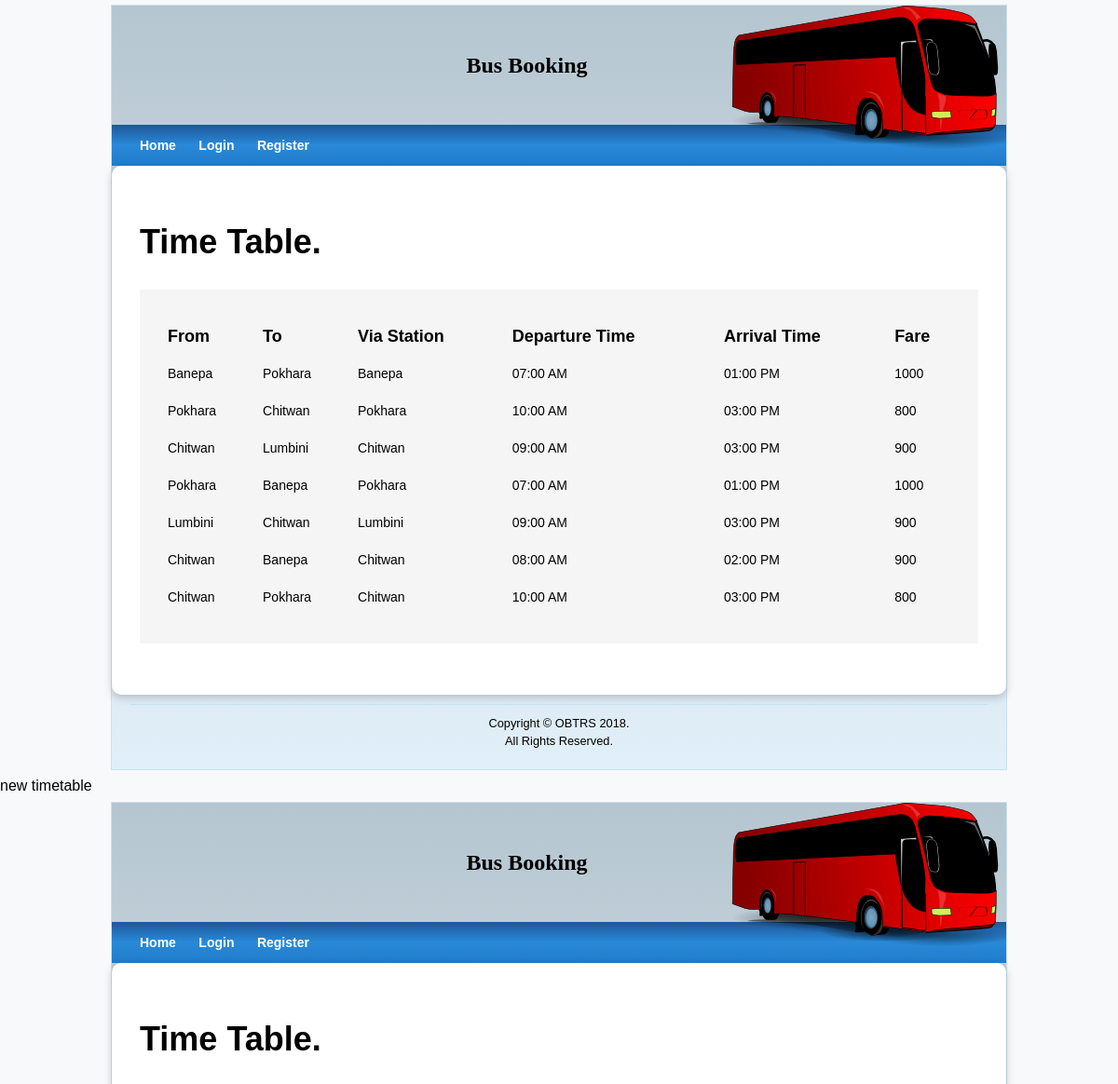
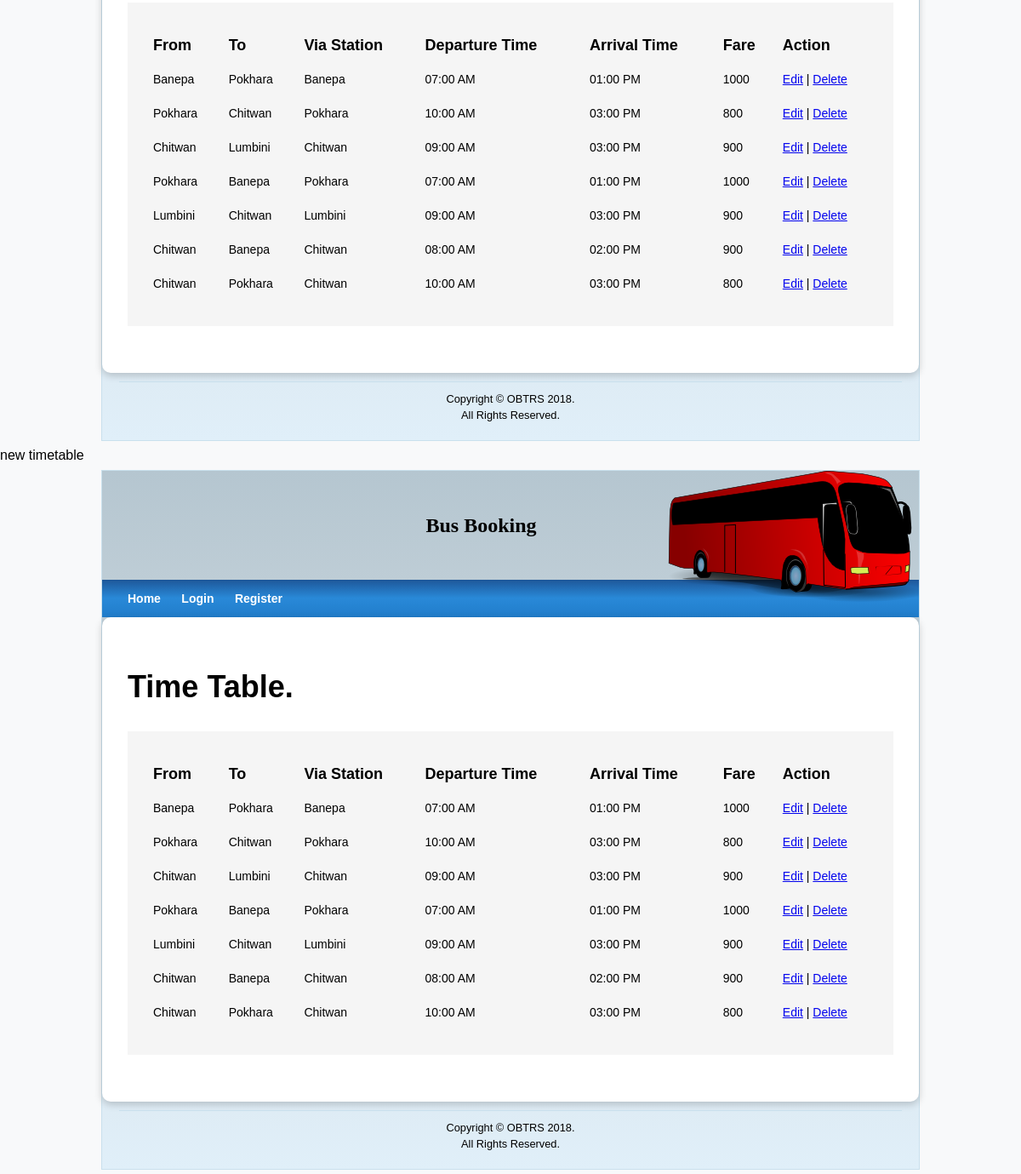
The page /process_timetable.php on the database its author committed (2 pictures, top to bottom).
### tables this page shows
CREATE TABLE `time_table` (
  `route_id` int(11) NOT NULL,
  `departure_station` varchar(50) NOT NULL,
  `arrival_station` varchar(50) NOT NULL,
  `via_station` varchar(50) NOT NULL,
  `departure_time` varchar(50) NOT NULL,
  `arrival_time` varchar(50) NOT NULL,
  `rent` int(11) NOT NULL
);

### process_timetable.php (the view, shortened to what this page needs)
<?php
    include 'server.php';
?>
<!DOCTYPE html>
<html lang="en" class="js csstransitions">
<head>
    <link rel="stylesheet" href="assets/css/normalize.css" />
    <link href="assets/css/index.css" type="text/css" rel="stylesheet" />
    <link href="assets/css/normalize.css" type="text/css" rel="stylesheet" />
</head>
<body>
    <div id="pagewrapper">
        <div id="topbg"></div>
        <div id="systemName">
            <h1>Bus Booking</h1>
        </div>
        <div id="header">
            <div id="mainmenu">
                <header>
                    <ul>
                        <li><a href="index.php">Home</a></li>
                        <li><a href="login.php">Login</a></li>
                        <li><a href="register.php">Register</a></li>
                    </ul>
                </header>
            </div>
        </div>
        <div id="content">
            <div class="row" style="margin: 25px 0;">
                <h1> Time Table.</h1>
                <table border="0" class="busdataarea" cellpadding="0" cellspacing="20" style="width:100%; margin: 0; float:none; padding: 20px 10px;">
                    <thead style="text-align: left;">
                        <tr>
                            <th>From</th>
                            <th>To</th>
                            <th>Via Station</th>
                            <th>Departure Time</th>
                            <th>Arrival Time</th>
                            <th>Fare</th>
                        </tr>
                    </thead>
                    <?php
                    $sql = "SELECT * FROM `time_table`";
                    $run = mysqli_query($db,$sql);
                    $rows = mysqli_num_rows($run);
                    if($rows>0){
                        while($data = mysqli_fetch_object($run)){
                            echo "<td>".$data -> departure_station."</td>";
                            echo "<td>".$data -> arrival_station."</td>";
                            echo "<td>".$data -> via_station."</td>";
                            if(empty($data -> departure_time)){
                                $departure_time = "--:-- AM";
                            }else{
                                $departure_time = date('h:i A', strtotime($data -> departure_time));
                            }
                            echo "<td>".$departure_time."</td>";
                            if(empty($data -> arrival_time)){
                                $arrival_time = "--:-- PM";
                            }else{
                                $arrival_time = date('h:i A', strtotime($data -> arrival_time));
                            }
                            echo "<td>".$arrival_time."</td>";
                            echo "<td>".$data -> rent."</td></tr>";
                        }
                    }
                    else{
                            echo "<td colspan='5'> No data found </td><br/>";
                        }
                    ?>
                </table>
            </div>
        </div>
        <div id="footer">
            Copyright © OBTRS 2018.<br> All Rights Reserved.
        </div>
    </div>
</body>
</html>
<?php
    include 'server.php';
?>
<!DOCTYPE html>
<html lang="en" class="js csstransitions">
<head>
    <link rel="stylesheet" href="assets/css/normalize.css" />
    <link href="assets/css/index.css" type="text/css" rel="stylesheet" />
    <link href="assets/css/normalize.css" type="text/css" rel="stylesheet" />
</head>
<body>
    <div id="pagewrapper">
        <div id="topbg"></div>
        <div id="systemName">
            <h1>Bus Booking</h1>
        </div>
        <div id="header">
            <div id="mainmenu">
                <header>
                    <ul>
                        <li><a href="index.php">Home</a></li>
                        <li><a href="login.php">Login</a></li>
                        <li><a href="register.php">Register</a></li>
                    </ul>
                </header>
            </div>
        </div>
        <div id="content">
            <div class="row" style="margin: 25px 0;">
                <h1> Time Table.</h1>
                <table border="0" class="busdataarea" cellpadding="0" cellspacing="20" style="width:100%; margin: 0; float:none; padding: 20px 10px;">
                    <thead style="text-align: left;">
                        <tr>
                            <th>From</th>
                            <th>To</th>
                            <th>Via Station</th>
                            <th>Departure Time</th>
                            <th>Arrival Time</th>
                            <th>Fare</th>
                            <th>Action</th>
                        </tr>
                    </thead>
                    <?php
                    $sql = "SELECT * FROM `time_table`";
                    $run = mysqli_query($db,$sql);
                    $rows = mysqli_num_rows($run);
                    if($rows>0){
                        while($data = mysqli_fetch_object($run)){
                            echo "<tr>";
                            echo "<td>".$data -> departure_station."</td>";
                            echo "<td>".$data -> arrival_station."</td>";
                            echo "<td>".$data -> via_station."</td>";
                            if(empty($data -> departure_time)){
                                $departure_time = "--:-- AM";
                            }else{
                                $departure_time = date('h:i A', strtotime($data -> departure_time));
                            }
                            echo "<td>".$departure_time."</td>";
                            if(empty($data -> arrival_time)){
                                $arrival_time = "--:-- PM";
                            }else{
                                $arrival_time = date('h:i A', strtotime($data -> arrival_time));
                            }
                            echo "<td>".$arrival_time."</td>";
                            echo "<td>".$data -> rent."</td>";
                            echo "<td><a href='edit_timetable.php?id=".$data->id."'>Edit</a> | <a href='delete_timetable.php?id=".$data->id."'>Delete</a></td>";
                            echo "</tr>";
                        }
                    }
                    else{
                            echo "<tr><td colspan='7'> No data found </td></tr>";
                        }
                    ?>
                </table>
            </div>
        </div>
        <div id="footer">
            Copyright © OBTRS 2018.<br> All Rights Reserved.
        </div>
    </div>
</body>
</html>
<?php
    include 'server.php';
?>
<!DOCTYPE html>
<html lang="en" class="js csstransitions">
<head>
    <link rel="stylesheet" href="assets/css/normalize.css" />
    <link href="assets/css/index.css" type="text/css" rel="stylesheet" />
    <link href="assets/css/normalize.css" type="text/css" rel="stylesheet" />
</head>
<body>
    <div id="pagewrapper">
        <div id="topbg"></div>
        <div id="systemName">
            <h1>Bus Booking</h1>
        </div>
        <div id="header">
            <div id="mainmenu">
                <header>
                    <ul>
                        <li><a href="index.php">Home</a></li>
                        <li><a href="login.php">Login</a></li>
                        <li><a href="register.php">Register</a></li>
                    </ul>
                </header>
            </div>
        </div>
        <div id="content">
            <div class="row" style="margin: 25px 0;">
                <h1> Time Table.</h1>
                <table border="0" class="busdataarea" cellpadding="0" cellspacing="20" style="width:100%; margin: 0; float:none; padding: 20px 10px;">
                    <thead style="text-align: left;">
                        <tr>
                            <th>From</th>
                            <th>To</th>
                            <th>Via Station</th>
                            <th>Departure Time</th>
                            <th>Arrival Time</th>
                            <th>Fare</th>
                            <th>Action</th>
                        </tr>
                    </thead>
                    <?php
                    $sql = "SELECT * FROM `time_table`";
                    $run = mysqli_query($db,$sql);
                    $rows = mysqli_num_rows($run);
                    if($rows>0){
                        while($data = mysqli_fetch_object($run)){
                            echo "<tr>";
                            echo "<td>".$data -> departure_station."</td>";
                            echo "<td>".$data -> arrival_station."</td>";
                            echo "<td>".$data -> via_station."</td>";
                            if(empty($data -> departure_time)){
                                $departure_time = "--:-- AM";
                            }else{
                                $departure_time = date('h:i A', strtotime($data -> departure_time));
                            }
                            echo "<td>".$departure_time."</td>";
                            if(empty($data -> arrival_time)){
                                $arrival_time = "--:-- PM";
                            }else{
                                $arrival_time = date('h:i A', strtotime($data -> arrival_time));
                            }
                            echo "<td>".$arrival_time."</td>";
                            echo "<td>".$data -> rent."</td>";
                            echo "<td><a href='edit_timetable.php?id=".$data->route_id."'>Edit</a> | <a href='delete_timetable.php?id=".$data->route_id."'>Delete</a></td>";
                            echo "</tr>";
                        }
                    }
                    else{
                            echo "<tr><td colspan='7'> No data found </td></tr>";
                        }
                    ?>
                </table>
            </div>
        </div>
        <div id="footer">
            Copyright © OBTRS 2018.<br> All Rights Reserved.
        </div>
    </div>
</body>
</html>

### assets/css/index.css (style rules this page uses)
* { margin: 0; padding: 0; }
body { background: silver; font-family: Times New Roman; font-size: 14px; }
#pagewrapper { margin: 0 auto; width: 960px; margin-top: 5px; margin-bottom: 5px; background: white; border: 1px solid #C9E0ED; position: relative; background: #f2f6f8; background: -moz-linear-gradient(top, #f2f6f8 0%, #b5c6d0 0%, #d8e1e7 62%, #e0eff9 100%); background: -webkit-gradient(linear, left top, left bottom, color-stop(0%, #f2f6f8), color-stop(0%, #b5c6d0), color-stop(62%, #d8e1e7), color-stop(100%, #e0eff9)); background: -webkit-linear-gradient(top, #f2f6f8 0%, #b5c6d0 0%, #d8e1e7 62%, #e0eff9 100%); background: -o-linear-gradient(top, #f2f6f8 0%, #b5c6d0 0%, #d8e1e7 62%, #e0eff9 100%); background: -ms-linear-gradient(top, #f2f6f8 0%, #b5c6d0 0%, #d8e1e7 62%, #e0eff9 100%); background: linear-gradient(to bottom, #f2f6f8 0%, #b5c6d0 0%, #d8e1e7 62%, #e0eff9 100%); filter: progid: DXImageTransform.Microsoft.gradient( startColorstr='#f2f6f8', endColorstr='#e0eff9', GradientType=0); }
#topbg { position: absolute; background: url(../image/t1.png) no-repeat; height: 180px; width: 295px; float: right; right: 0; }
#systemName { padding: 20px; margin: 10px 16px; font-size: 75%; width: 819px; text-align: center; font-family: "Times New Roman", Georgia, Serif; }
#mainmenu { background: #1e5799; background: -moz-linear-gradient(top, #1e5799 0%, #2989d8 49%, #207cca 100%, #7db9e8 100%); background: -webkit-gradient(linear, left top, left bottom, color-stop(0%, #1e5799), color-stop(49%, #2989d8), color-stop(100%, #207cca), color-stop(100%, #7db9e8)); background: -webkit-linear-gradient(top, #1e5799 0%, #2989d8 49%, #207cca 100%, #7db9e8 100%); background: -o-linear-gradient(top, #1e5799 0%, #2989d8 49%, #207cca 100%, #7db9e8 100%); background: -ms-linear-gradient(top, #1e5799 0%, #2989d8 49%, #207cca 100%, #7db9e8 100%); background: linear-gradient(to bottom, #1e5799 0%, #2989d8 49%, #207cca 100%, #7db9e8 100%); filter: progid: DXImageTransform.Microsoft.gradient( startColorstr='#1e5799', endColorstr='#7db9e8', GradientType=0); }
#mainmenu ul { padding: 10px 20px 10px 20px; margin: 0px; }
#mainmenu ul li { display: inline; }
#header a { color: #fff; background: #436fac; padding: 4px 15px; text-decoration: none; font-size: 15px; font-weight: bolder; }
#mainmenu ul li a { color: #ffffff; background-color: transparent; font-size: 14px; font-weight: bold; text-decoration: none; padding: 11px 10px; }
#content { padding: 20px; }
#footer { padding: 10px; margin: 10px 20px; font-size: 0.8em; text-align: center; border-top: 1px solid #C9E0ED; }
.busdataarea { height: auto; width: auto; background-color: #F5F5F5; padding: 10px; float: left; margin-left: 0px; margin-bottom: 10px; margin-top: 20px; margin-right: 650px; line-height: 20px; }
td { font-size: 14px; }
body { background-color: #f8f9fa; font-family: Arial, sans-serif; }
#pagewrapper { min-height: 100vh; display: flex; flex-direction: column; }
#content { background-color: #fff; padding: 20px; border-radius: 8px; box-shadow: 0 2px 5px rgba(0, 0, 0, 0.1); }
body { background-color: #f8f9fa; font-family: Arial, sans-serif; font-size: 16px; line-height: 1.5; }
#content { background-color: #fff; padding: 30px; border-radius: 10px; box-shadow: 0 3px 10px rgba(0, 0, 0, 0.2); font-size: 18px; }

### rows shown on the page
time_table: departure_station "Banepa", arrival_station "Pokhara", via_station "Banepa", departure_time "07:00 AM", arrival_time "01:00 PM", rent "1000"
time_table: departure_station "Pokhara", arrival_station "Chitwan", via_station "Pokhara", departure_time "10:00 AM", arrival_time "03:00 PM", rent "800"
time_table: departure_station "Chitwan", arrival_station "Lumbini", via_station "Chitwan", departure_time "09:00 AM", arrival_time "03:00 PM", rent "900"
time_table: departure_station "Pokhara", arrival_station "Banepa", via_station "Pokhara", departure_time "07:00 AM", arrival_time "01:00 PM", rent "1000"
time_table: departure_station "Lumbini", arrival_station "Chitwan", via_station "Lumbini", departure_time "09:00 AM", arrival_time "03:00 PM", rent "900"
time_table: departure_station "Chitwan", arrival_station "Banepa", via_station "Chitwan", departure_time "08:00 AM", arrival_time "02:00 PM", rent "900"
time_table: departure_station "Chitwan", arrival_station "Pokhara", via_station "Chitwan", departure_time "10:00 AM", arrival_time "03:00 PM", rent "800"
